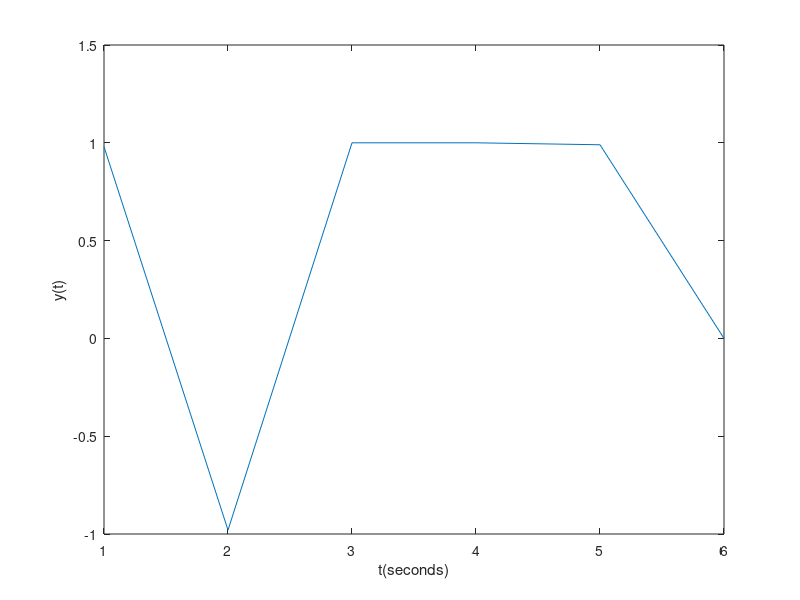
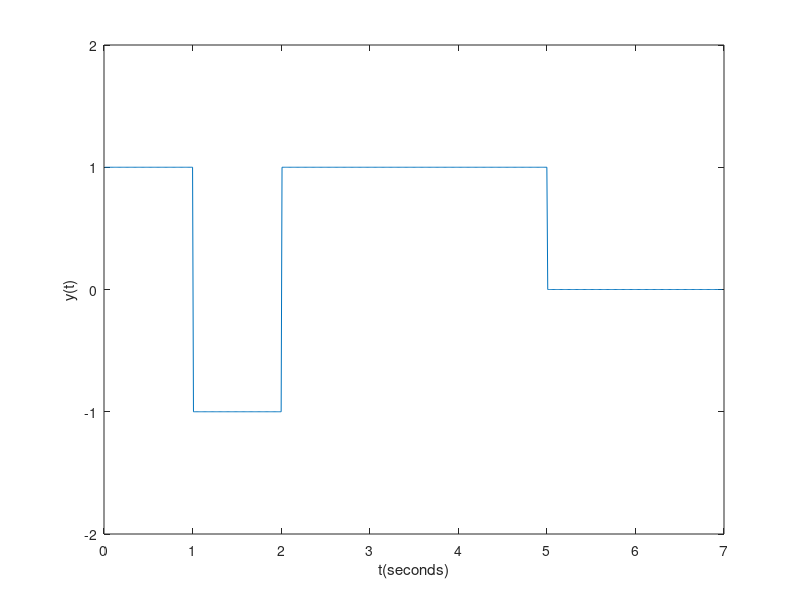
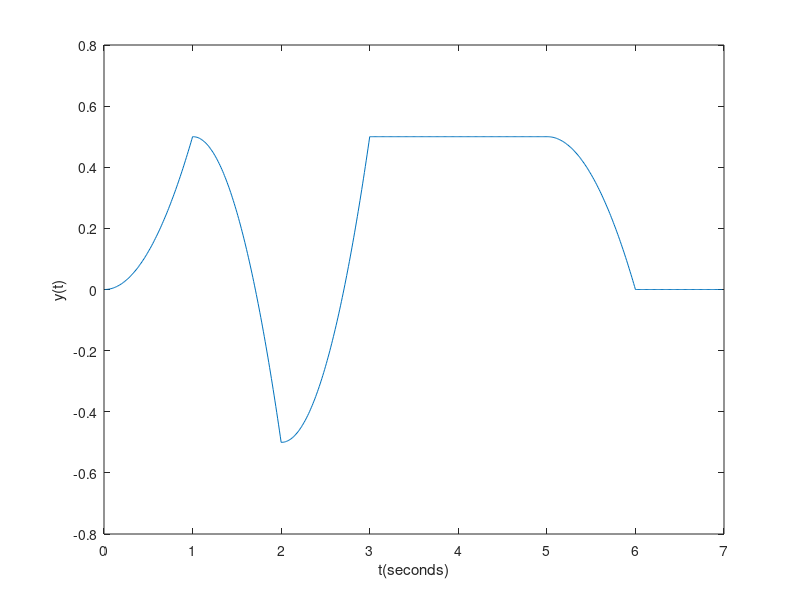
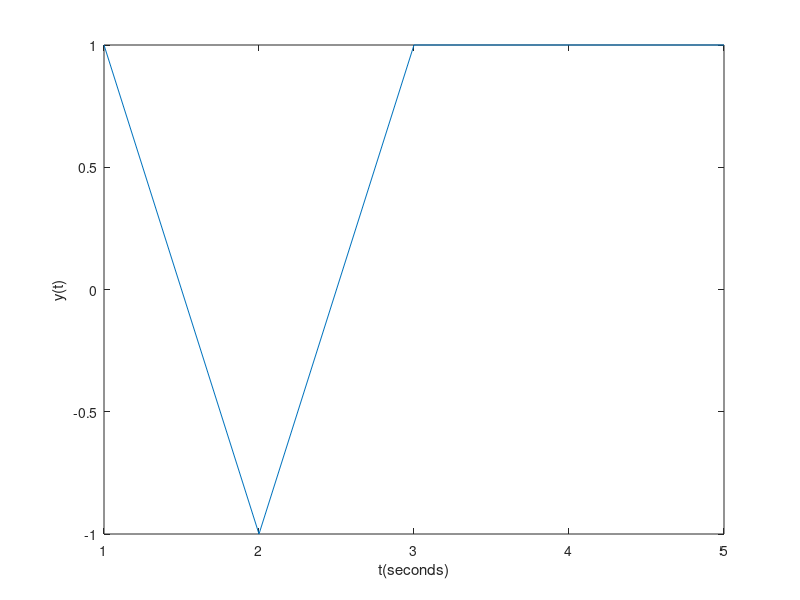

Recreate these plots in MATLAB, in order.
pkg load communications
close all
N = 5 %number of bits to be sent 
%data generation
sent_bits = randi([0 1],1,N);

%---if sent_bit=0 make it -1 otherwise =1
S = 2*sent_bits-1;
SS = 2*sent_bits-1;
A = 1  % amplitude 
T = 1  % time interval , sample at T
%---x axis ------
x_axis = linspace(0,1,100);
g=ones(1,T)* A; %rectangular pulse
%-------------------------------
fs = 100;
S = upsample(S,fs);
h1 = ones(1,fs);
tmp = conv(S,h1);
sqrFilter = ones(1,fs)./fs;
triFilter = linspace(0,1,fs)./fs;
noFilter = [1 zeros(1,fs-1)];
%---------------------------------
%---------PLOTING----------------
z1 = conv(tmp,sqrFilter);
z1 = downsample(z1,fs);
z1 = z1(2:end);
z2 = conv(tmp,noFilter);
z3 = conv(tmp,triFilter);
figure('Name','Case1 Matched Filter','NumberTitle','off')
plot(z1)
xlabel('t(seconds)')
ylabel('y(t)')
figure('Name','Case2 No Filter','NumberTitle','off')
plot(z2)
xlabel('t(seconds)')
ylabel('y(t)')
ylim([-2 2])
xt = get(gca, 'XTick');                                 % 'XTick' Values
set(gca, 'XTick', xt, 'XTickLabel', xt/100)
figure('Name','Case3 Triangle','NumberTitle','off')
plot(z3)
xlabel('t(seconds)')
ylabel('y(t)')
xt = get(gca, 'XTick');                                 % 'XTick' Values
set(gca, 'XTick', xt, 'XTickLabel', xt/100)
%-----------------------------------------------------
##% plot output of the recieve filters --with different way 
% ------impulse reponses ------
h1 = g; % this is a matched filter with unit energy 

%----assume no noise -------------------------------
x = SS;
%----first case --------
out1 = conv(h1, x);
z1=conv(x,h1); %applying the recieved signal to matched filter
z1=sign(z1(T:T:end)); %sampling at T & using thresholding operation
recieved_bits1=(z1+1)/2; %recovering the sent bits
[number1,ratio1] = biterr(sent_bits,recieved_bits1)
##%----second case -------
%-----no conv here --------
z2= x; 
z2=sign(z2(T:T:end)); %sampling at T & using thresholding operation
recieved_bits2=(z2+1)/2; %recovering the sent bits
[number2,ratio2] = biterr(sent_bits,recieved_bits2)

%------thrid case ----------------
z3 = z3(fs:fs:end);
z3 = sign(z3);
z3 = z3(1:end-1);
recieved_bits3=(z3+1)/2; %recovering the sent bits
[number3,ratio3] = biterr(sent_bits,recieved_bits3)
  
figure('Name','Case 1 ,Matched Filter output','NumberTitle','off')
plot(out1)
xlabel('t(seconds)')
ylabel('y(t)')
#ylim([-2 2])
figure('Name','Case 2 ,NO Filter ','NumberTitle','off')
stairs([SS,SS(end)],'r','linewidth',2);
xlabel('t(seconds)')
ylabel('y(t)')
%---------------------------------------------------------
%---------------------------------------------------------
% --------------plot Eb/No vs bit error rate -------------
%---------------------------------------------------------
%---------------------------------------------------------
##
EbNoVec = (-10:2:20)';      % Eb/No values (dB)
berEst1 = zeros(size(EbNoVec)); % for first case 
berEst2 = zeros(size(EbNoVec)); % for second case 
berEst3 = zeros(size(EbNoVec)); % for third case 
PE = zeros(size(EbNoVec));

%------for bit error rate --------
%----generate too many bits ------
N = 10^4; %number of bits to be sent 
%data generation
sent_bits = randi([0 1],1,N);
%---if sent_bit=0 make it -1 otherwise =1
S = 2*sent_bits-1;
fs = 100;
S = upsample(S,fs);
h1 = ones(1,fs)./fs;
tmp = conv(S,h1);
sqrFilter = ones(1,fs)./fs;
triFilter = linspace(0,1,fs)./fs;
noFilter = [1 zeros(1,fs-1)]./fs;


for n = 1:length(EbNoVec)
  Eb=1; %energy per symbol 
  Eb_No = 10.^(0.1*EbNoVec(n));
  No = Eb/Eb_No;
  var = No/2;
  noise = sqrt(var).*randn(1,length(tmp)); %noise 
  x = tmp+noise; % add awgn noise to the sent_bits 
  %----first case --------
  z1=conv(x,sqrFilter); %applying the recieved signal to matched filter
  z1 = downsample(z1,fs);
  z1 = z1(2:end-1);
  z1 = sign(z1);
  recieved_bits1=(z1+1)/2; %recovering the sent bits
  [number1,ratio1] = biterr(sent_bits,recieved_bits1);
  %--second case ----------
  z2=conv(x,noFilter); %applying the recieved signal to matched filter
  z2 = downsample(z2,fs);
  %z1=sign(z1(T:T:end)); %sampling at T & using thresholding operation = 0
  z2 = z2(1:end-2);
  z2 = sign(z2);
  recieved_bits2=(z2+1)/2; %recovering the sent bits
  [number2,ratio2] = biterr(sent_bits,recieved_bits2);
  %---third case -----------
  z3=conv(x,triFilter); %applying the recieved signal to matched filter
  z3 = z3(fs:fs:end);
  z3 = sign(z3);
  z3 = z3(1:end-1);
  recieved_bits3=(z3+1)/2; %recovering the sent bits
  [number3,ratio3] = biterr(sent_bits,recieved_bits3);
  
  berEst1(n) = ratio1;
  berEst2(n) = ratio2;
  berEst3(n) = ratio3;
  
  %-------probability of error ---------------
  %---probability of error will be same of all cases 
  %---since E = 1 in all three cases --------------
  PE(n) = (0.5)*erfc(sqrt(Eb_No));
endfor
EbNoVec
%-----------Probabilit of error in different way---------
SNR=10.^(EbNoVec/10);
P_theory=(0.5)*erfc(sqrt(2.*SNR)./sqrt(2));
%------------------------------------------
figure('Name','BER Vs E/No','NumberTitle','off')
semilogy(EbNoVec,berEst1,'-')
hold on 
semilogy(EbNoVec,berEst2,'-')
hold on
semilogy(EbNoVec,berEst3,'-')
grid
legend('BER case1 matched filter','BER case2 no filter','BER case3 triangle')
xlabel('Eb/No (dB)')
ylabel('Bit Error Rate')